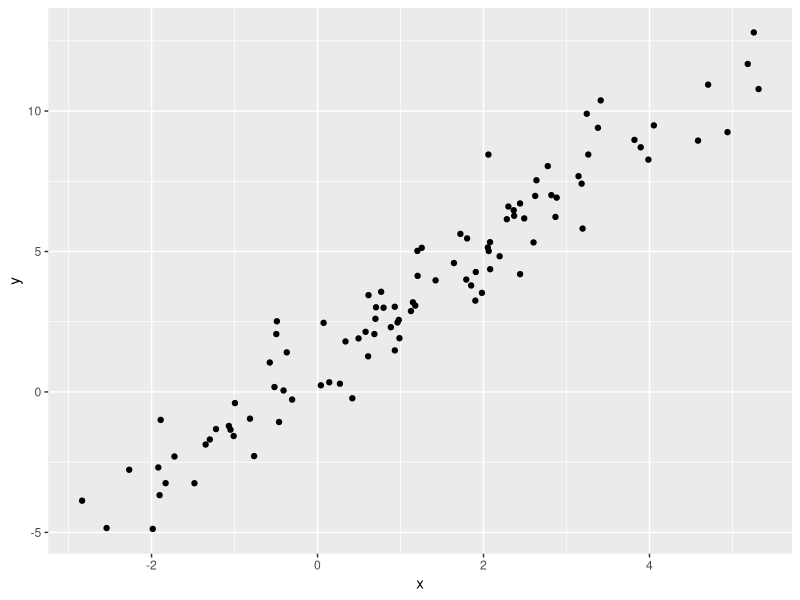

Reproduce this figure in R.
## ---- chunk 1
library(tidyverse)
## ---- chunk 2
plot_df <-
  tibble(
    x = rnorm(100, mean = 1, sd = 2),
    y = 1 + 2 * x + rnorm(100)
  )
## ---- chunk 3
plot_df |> 
  ggplot(aes(x = x, y = y)) +
  geom_point()
